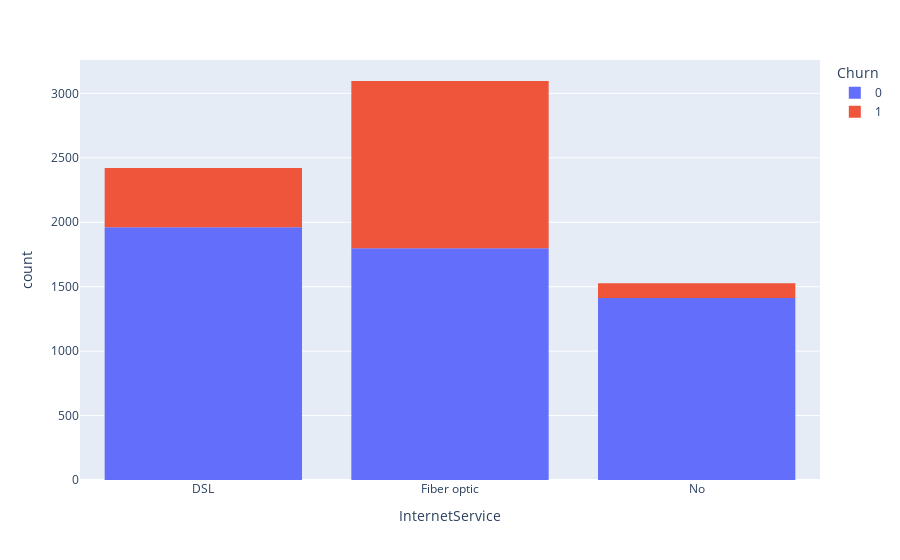

The notebook cell this image was saved under:
### Markdown cell above
##### Churn rate difference between customer has a multiple lines phone service with the company and customer does not have a multiple line phone service with the company is very small.

### Code cell
#5. Internet Service and Churn 
print("churn % in DSL Internet service : ", round(df1[(df1['InternetService']== 'DSL') & (df1['Churn']== 1)].shape[0] / df1[df1['InternetService']== 'DSL'].shape[0] * 100, 2))
print("churn % in Fiber optic Internet service : ", round(df1[(df1['InternetService']== 'Fiber optic') & (df1['Churn']== 1)].shape[0] / df1[df1['InternetService']== 'Fiber optic'].shape[0] * 100, 2))
print("churn % in No Internet service : ", round(df1[(df1['InternetService']== 'No') & (df1['Churn']== 1)].shape[0] / df1[df1['InternetService']== 'No'].shape[0] * 100, 2))
fig = px.histogram(df1, x = "InternetService", color = "Churn")
fig

### Figure 1 — Plotly figure (JSON) as saved in the notebook; plotly's stock layout.template omitted (floating-point values rounded to 4 significant figures; data arrays with more than 128 entries replaced by an {"elided": "..."} marker saying what was removed)
{"data": [{"alignmentgroup": "True", "bingroup": "x", "hovertemplate": "Churn=0<br>InternetService=%{x}<br>count=%{y}<extra></extra>", "legendgroup": "0", "marker": {"color": "#636efa", "pattern": {"shape": ""}}, "name": "0", "offsetgroup": "0", "orientation": "v", "showlegend": true, "type": "histogram", "x": {"elided": "5174 str values"}, "xaxis": "x", "yaxis": "y"}, {"alignmentgroup": "True", "bingroup": "x", "hovertemplate": "Churn=1<br>InternetService=%{x}<br>count=%{y}<extra></extra>", "legendgroup": "1", "marker": {"color": "#EF553B", "pattern": {"shape": ""}}, "name": "1", "offsetgroup": "1", "orientation": "v", "showlegend": true, "type": "histogram", "x": {"elided": "1869 str values"}, "xaxis": "x", "yaxis": "y"}], "layout": {"barmode": "relative", "legend": {"title": {"text": "Churn"}, "tracegroupgap": 0}, "margin": {"t": 60}, "xaxis": {"anchor": "y", "domain": [0, 1], "title": {"text": "InternetService"}}, "yaxis": {"anchor": "x", "domain": [0, 1], "title": {"text": "count"}}}}
